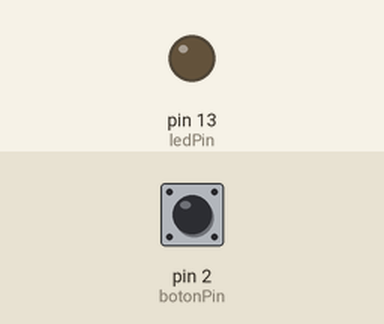
Bench run of a sketch on a simulated Arduino Uno, built with avr-gcc and run on an emulated ATmega328P. Parts: output pins drawn as LEDs (lit = HIGH). The test bench sets the inputs (shaded band); at power-on: pin 2 (botonPin) HIGH.

Above: at 1.2 s.
1.3 s: pin 2 (botonPin) pulled LOW for 0.15 s
At 2.0 s:
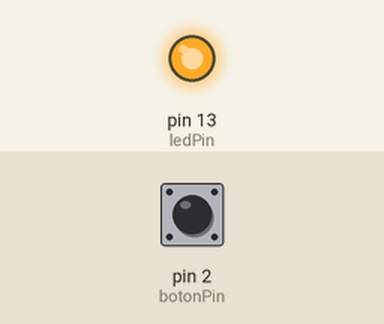
2.9 s: pin 2 (botonPin) pulled LOW for 1 s
At 3.2 s:
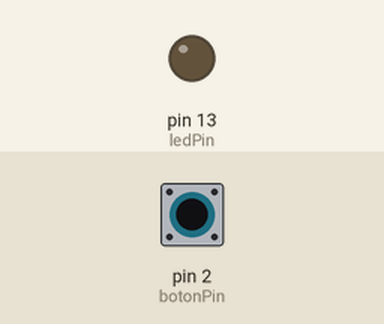
5.4 s: pin 2 (botonPin) pulled LOW for 3.2 s
At 6.3 s:
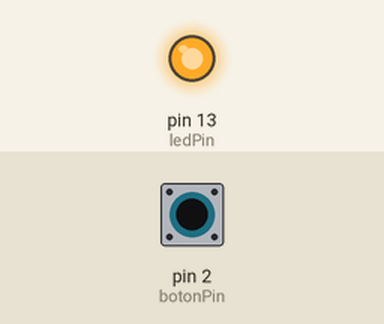
Timing chart, 0 to 8.4 s (numbered marks = the images above; inputs shaded):
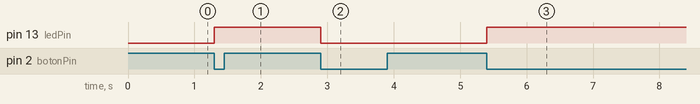

The sketch:

focoUnico.ino
```cpp
// Pin del botón
const int botonPin = 2;
// Pin del LED
const int ledPin = 13;

// Variable para almacenar el estado del LED
int ledEstado = LOW;
// Variable para almacenar el estado anterior del botón
int botonEstadoAnterior = HIGH;
// Variable para almacenar el tiempo de la última vez que se presionó el botón
unsigned long tiempoAnterior = 0;
// Intervalo mínimo entre dos pulsaciones consecutivas del botón
unsigned long intervaloDebounce = 50;

void setup() {
  // Configuración del pin del botón como entrada
  pinMode(botonPin, INPUT);
  // Configuración del pin del LED como salida
  pinMode(ledPin, OUTPUT);
}

void loop() {
  // Lectura del estado actual del botón
  int botonEstado = digitalRead(botonPin);

  // Comprobar si el estado del botón ha cambiado
  if (botonEstado != botonEstadoAnterior) {
    // Almacenar el tiempo actual
    unsigned long tiempoActual = millis();
    // Comprobar si ha pasado suficiente tiempo desde la última vez que se pulsó el botón
    if (tiempoActual - tiempoAnterior > intervaloDebounce) {
      // Actualizar el tiempo anterior
      tiempoAnterior = tiempoActual;
      // Si el botón está siendo presionado
      if (botonEstado == LOW) {
        // Cambiar el estado del LED
        ledEstado = !ledEstado;
        // Encender o apagar el LED según el nuevo estado
        digitalWrite(ledPin, ledEstado);
      }
    }
  }

  // Almacenar el estado actual del botón como estado anterior
  botonEstadoAnterior = botonEstado;
}
```

Measured:
- after the input at 1.3 s, pin 13 (ledPin): LOW → HIGH at once
- after the input at 2.9 s, pin 13 (ledPin): HIGH → LOW at once
- after the input at 5.4 s, pin 13 (ledPin): LOW → HIGH at once
